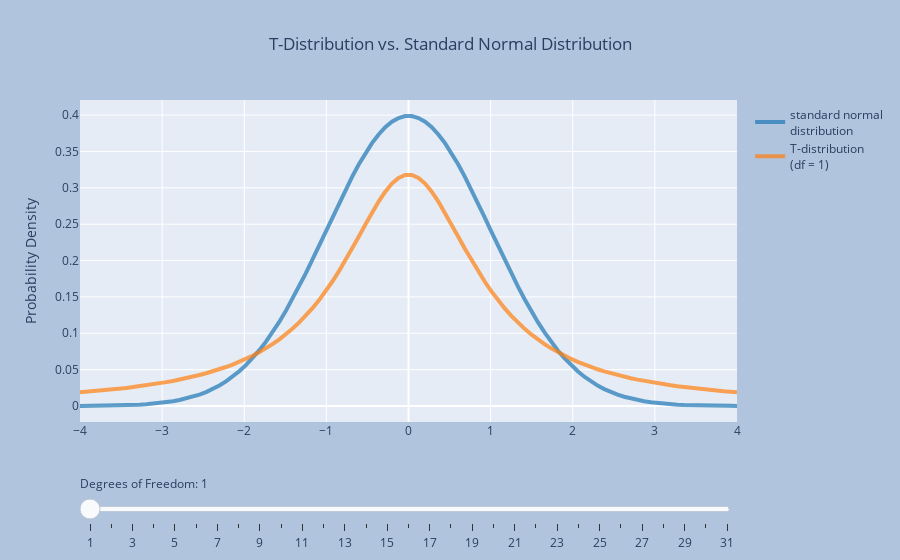

Write notebook code for a chart like this one.
### Markdown cell above
::::{only} latex
:::{note}
Please visit {{ '[the web version of this section]({website}/{path}.html)'.format(website=web_ver_url, path=env.docname) }} to engage with this interactive resource.
:::
::::

### Code cell
degrees_freedom = np.arange(1, 32, 1)
x = np.linspace(-4, 4, 100)
initial_df_index = 0 # index of degrees of freedom to show initially

# Create figure
fig = go.Figure()

# Use default seaborn palette (reference: https://josephlemaitre.com/2022/06/use-a-seaborn-color-palette-for-plotly-figures/)
plotly_palette = iter([f"rgb({c[0]*256}, {c[1]*256}, {c[2]*256})" for c in sns.color_palette()])
normcolor = next(plotly_palette)
tcolor = next(plotly_palette)

# Add trace for standard normal distribution (always visible)
fig.add_trace(
    go.Scatter(
        visible = True,
        line = { "width": 4 },
        name = "standard normal<br>distribution", # label for legend
        hoverinfo = "x+y",
        marker = { "color": normcolor },
        opacity = 0.7,
        x = x,
        y = scipy.stats.norm.pdf(x)
    )
)

# Add traces for t-distributions
for df in degrees_freedom:
    fig.add_trace(
        go.Scatter(
            visible = True if df == degrees_freedom[initial_df_index] else False,
            line = { "width": 4 },
            name = f"T-distribution<br>(df = {df})", # label for legend
            hoverinfo = "x+y",
            marker = { "color": tcolor },
            opacity = 0.7,
            x = x,
            y = scipy.stats.t.pdf(x, df)
        )
    )
        
# Create steps for the slider to select degrees of freedom
steps = []
for df in degrees_freedom:
    steps.append({
        "method": "update",
        "args": [ # arguments to pass to the update method
            # make only the normal distribution and the t-distribution with df degrees of freedom visible
            { "visible": [True] + [True if i == df else False for i in degrees_freedom] },
        ],
        "label": f"{df}",
    })

# Create a slider using these steps and add it to fig
fig.layout.sliders = [{
    "active": initial_df_index,
    "currentvalue": {"prefix": "Degrees of Freedom: "},
    "pad": {"t": 50},
    "steps": steps,
}]

# Set layout settings
fig.update_layout(
    title = {
        "x": 0.5,
        "text": "T-Distribution vs. Standard Normal Distribution"
    },
    yaxis = {
        "title": "Probability Density",
        #"tickformat": ".2",
    },
    paper_bgcolor = "LightSteelBlue"
)

# Display figure
fig.show()
